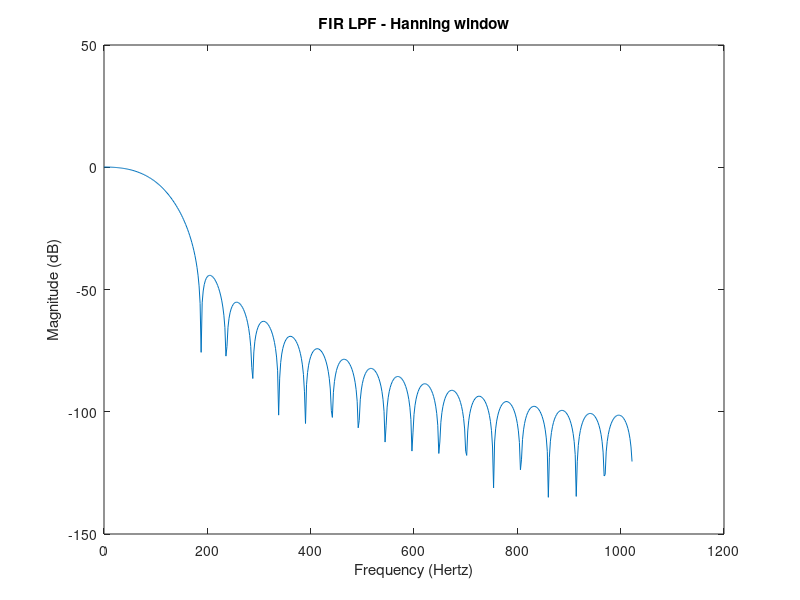

This chart was generated by the following MATLAB code: (Note: this script raises an error after producing the figure.)
clc;
clear variables;

fc = 100;
fsample = 2048;
M = 40;
wc = (2*pi*fc)/fsample;  % Cutoff frequency in radians per second

%% hanning window
h_a = [];
for n=0:M-1
    alpha = (M-1)/2;
    if(n==alpha)
        h_a(n+1)=wc/pi;
    else
        h_a(n+1)=sin((n-alpha)*wc)/((n-alpha)*pi);
    end
end
w_n = [];

for n=0:M-1
    w_n(n+1)=0.5-0.5*cos(2*pi*n/(M-1));
end

h_n = h_a .* w_n;

figure(1);
[H, w] = freqz(h_n);
plot(fsample*w/(2*pi),20*log10(abs(H)));
xlabel('Frequency (Hertz)');ylabel('Magnitude (dB)');
title('FIR LPF - Hanning window');

figure(2);
[b,a] = fir1(M-1,2*fc/fsample,'low',hanning(M));
freqz(b,a,fsample,fsample);
title('For checking: FIR LPF - Hanning window');